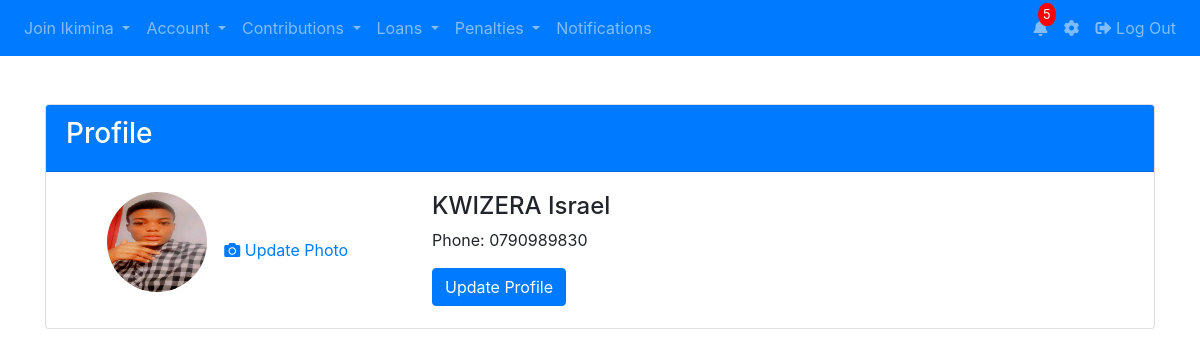
Before: /profile.php (signed in) with the older database file.
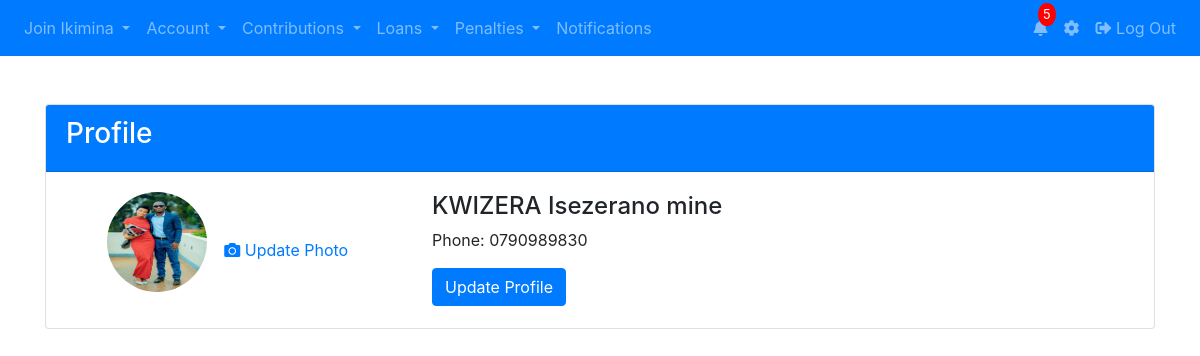
After: the same page with the newer database file.
### tables this page shows
CREATE TABLE `users` (
  `id` int(11) NOT NULL,
  `firstname` varchar(50) NOT NULL,
  `lastname` varchar(50) NOT NULL,
  `phone_number` varchar(15) NOT NULL,
  `idno` varchar(50) NOT NULL,
  `idnotype` varchar(50) NOT NULL,
  `idno_picture` varchar(255) NOT NULL,
  `behalf_name` varchar(30) NOT NULL,
  `behalf_phone_number` varchar(30) NOT NULL,
  `password` varchar(255) NOT NULL,
  `image` varchar(255) NOT NULL,
  `otp` int(11) DEFAULT 0,
  `verified` tinyint(4) NOT NULL DEFAULT 0,
  `otp_used` tinyint(1) NOT NULL DEFAULT 0,
  `otp_login` int(11) NOT NULL DEFAULT 0,
  `otp_forgot` int(11) NOT NULL,
  `otp_behalf` int(11) NOT NULL,
  `otp_behalf_used` tinyint(1) NOT NULL,
  `terms` tinyint(1) DEFAULT 0,
  `created_at` timestamp NOT NULL DEFAULT current_timestamp(),
  `updated_at` timestamp NOT NULL DEFAULT current_timestamp() ON UPDATE current_timestamp()
);

### profile.php (the view, shortened to what this page needs)
<?php
require 'config.php';
$user_id = $_SESSION['user_id'];
$stmt = $pdo->prepare("SELECT firstname, lastname, phone_number, image FROM users WHERE id = :id");
$stmt->bindParam(':id', $user_id);
$stmt->execute();
$user = $stmt->fetch(PDO::FETCH_ASSOC);
$user_name = htmlspecialchars($user['firstname'] . ' ' . $user['lastname']);
$phone_number = htmlspecialchars($user['phone_number']);
$user_image = !empty($user['image']) ? htmlspecialchars($user['image']) : 'default.jpg';
$total_notifications = 5;
?>
<!DOCTYPE html>
<html lang="en">
<head>
    <link rel="stylesheet" href="https://stackpath.bootstrapcdn.com/bootstrap/4.5.2/css/bootstrap.min.css">
    <link rel="stylesheet" href="https://cdnjs.cloudflare.com/ajax/libs/font-awesome/5.15.4/css/all.min.css">
</head>
<body>
    <nav class="navbar navbar-expand-lg navbar-dark bg-primary">
        <div class="collapse navbar-collapse" id="navbarNav">
        <ul class="navbar-nav mr-auto">
                <li class="nav-item dropdown">
                    <a class="nav-link dropdown-toggle" href="#" id="paymentsDropdown" role="button" data-toggle="dropdown" aria-haspopup="true" aria-expanded="false">
                        Join Ikimina
                    </a>
                </li>
                <li class="nav-item dropdown">
                    <a class="nav-link dropdown-toggle" href="#" id="accountDropdown" role="button" data-toggle="dropdown" aria-haspopup="true" aria-expanded="false">
                        Account
                    </a>
                </li>
                <li class="nav-item dropdown">
                    <a class="nav-link dropdown-toggle" href="#" id="contributionsDropdown" role="button" data-toggle="dropdown" aria-haspopup="true" aria-expanded="false">
                        Contributions
                    </a>
                </li>
                <li class="nav-item dropdown">
                    <a class="nav-link dropdown-toggle" href="#" id="loansDropdown" role="button" data-toggle="dropdown" aria-haspopup="true" aria-expanded="false">
                        Loans
                    </a>
                </li>
                <li class="nav-item dropdown">
                    <a class="nav-link dropdown-toggle" href="#" id="penaltiesDropdown" role="button" data-toggle="dropdown" aria-haspopup="true" aria-expanded="false">
                        Penalties
                    </a>
                </li>
                <li class="nav-item">
                    <a class="nav-link" href="#">Notifications</a>
                </li>
            </ul>
            <ul class="navbar-nav ml-auto">
                <li class="nav-item">
                    <a class="nav-link position-relative" href="#"><i class="fas fa-bell"></i>
                        <span class="notification-badge"><?php echo $total_notifications; ?></span>
                    </a>
                </li>
                <li class="nav-item">
                    <a class="nav-link" href="#"><i class="fas fa-cog"></i></a>
                </li>
                <li class="nav-item">
                    <a class="nav-link" href="#" onclick="confirmLogout()"><i class="fas fa-sign-out-alt"></i> Log Out</a>
                </li>
            </ul>
        </div>
    </nav>
    <div class="container mt-5">
        <div class="card">
            <div class="card-header bg-primary text-white">
                <h3>Profile</h3>
            </div>
            <div class="card-body">
                <div class="row">
                    <div class="col-md-4 text-center">
                        <img src="<?php echo $user_image; ?>" alt="Profile Picture" class="rounded-circle mb-3" width="100" height="100" onclick="openModal('<?php echo $user_image; ?>')">
                        <button class="btn btn-link" data-toggle="modal" data-target="#uploadImageModal"><i class="fas fa-camera"></i> Update Photo</button>
                    </div>
                    <div class="col-md-8">
                        <h4><?php echo $user_name; ?></h4>
                        <p>Phone: <?php echo $phone_number; ?></p>
                        <button class="btn btn-primary" id="updateProfileBtn" data-toggle="modal" data-target="#updateProfileModal">Update Profile</button>
                    </div>
                </div>
            </div>
        </div>
    </div>
</body>
</html>

Changed rows visible on the page:
changed users: image: a different picture; user_name "KWIZERA Israel" → "KWIZERA Isezerano mine"
